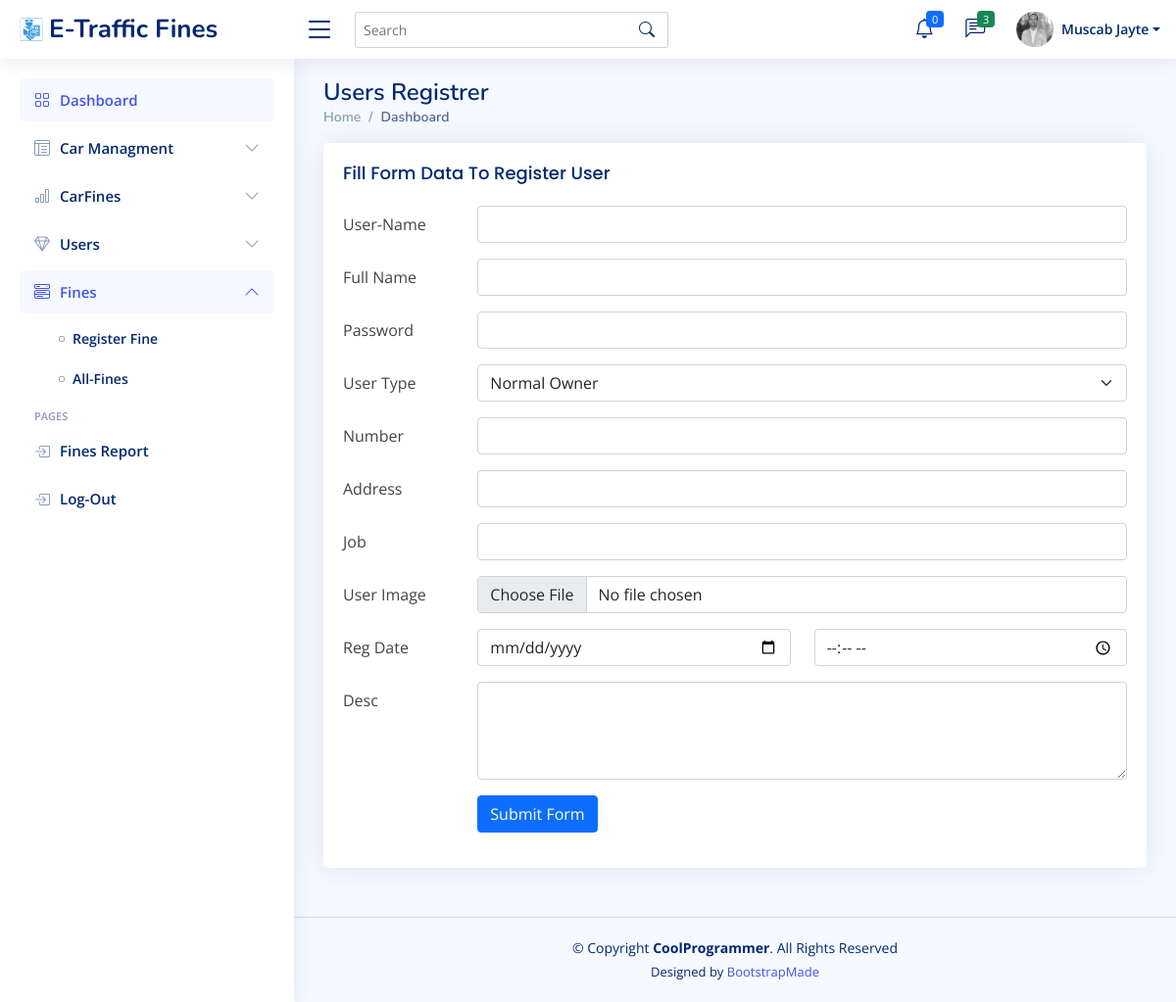
The app's page /user-reg/ (signed in) with its own data.
### api/models.py (models this page shows, shortened)
class UserProfile(models.Model):
    user=models.OneToOneField(User,on_delete=models.CASCADE)
    prfileImage=models.ImageField(upload_to='profile',null=True,blank=True)
    fullName=models.CharField(max_length=255)
    password=models.CharField(max_length=255)
    number=models.CharField(max_length=12)
    address=models.CharField(max_length=255,null=True,blank=True)
    job=models.CharField(max_length=255,null=True,blank=True)
    userType=models.CharField(max_length=20)
    dateReg=models.DateTimeField(auto_now=True)
    info=models.TextField(null=True,blank=True)

### a_system/views.py (the view)
# urls.py: path('user-reg/',views.userReg),
@login_required(login_url='/login/')
def userReg(request):
    return render(request,'reg_mang/user_reg.html')

### a_system/views.py (called while the page is built)
def userProfileInfo(request):
    print(request.user)
    if(request.user.pk==None):
        return {
            'userInfo':{}
        }
    elif(request.user.pk==null):
        return {
                'userInfo':{}
            }
    else:
        if(UserProfile.objects.filter(user=User.objects.get(pk=request.user.id)).exists()==True):
            print('exits')
            return {
                'userInfo': UserProfile.objects.get(user=User.objects.get(pk=request.user.id))
            }
        else:
            return {
                'userInfo': ''
            }

### templates/reg_mang/user_reg.html (shortened to what this page needs)
{% extends 'base.html' %}
{% block content %}
<div class="pagetitle">
    <h1>Users Registrer </h1>
    <nav>
        <ol class="breadcrumb">
            <li class="breadcrumb-item"><a href="#">Home</a></li>
            <li class="breadcrumb-item active">Dashboard</li>
        </ol>
    </nav>
</div>
<section class="section">
    <div class="row">
        <div class="col-lg-12">
            <div class="card">
                <div class="card-body">
                    <h5 class="card-title">Fill Form Data To Register User</h5>
                    <form id="userReg">
                        <div class="row mb-3">
                            <label for="inputText" class="col-sm-2 col-form-label">User-Name</label>
                            <div class="col-sm-10">
                                <input type="text" name="username" required class="form-control">
                            </div>
                        </div>
                        <div class="row mb-3">
                            <label for="inputEmail" class="col-sm-2 col-form-label">Full Name</label>
                            <div class="col-sm-10">
                                <input type="text" name="fullName" required class="form-control">
                            </div>
                        </div>
                        <div class="row mb-3">
                            <label for="inputEmail" class="col-sm-2 col-form-label">Password</label>
                            <div class="col-sm-10">
                                <input type="text" name="password" required class="form-control">
                            </div>
                        </div>
                        <div class="row mb-3">
                            <label for="inputPassword" class="col-sm-2 col-form-label">User Type</label>
                            <div class="col-sm-10">
                                <select class="form-select" name="userType" required
                                    aria-label="Default select example">
                                    <option value="Normal Owner">Normal Owner</option>
                                </select>
                            </div>
                        </div>
                        <div class="row mb-3">
                            <label for="inputNumber" class="col-sm-2 col-form-label">Number</label>
                            <div class="col-sm-10">
                                <input type="number" name='number' class="form-control">
                            </div>
                        </div>
                        <div class="row mb-3">
                            <label for="inputNumber" class="col-sm-2 col-form-label">Address</label>
                            <div class="col-sm-10">
                                <input type="User Address" name='address' class="form-control">
                            </div>
                        </div>
                        <div class="row mb-3">
                            <label for="inputNumber" class="col-sm-2 col-form-label">Job</label>
                            <div class="col-sm-10">
                                <input type="Current Job" name='job' class="form-control">
                            </div>
                        </div>
                        <div class="row mb-3">
                            <label for="inputNumber" class="col-sm-2 col-form-label">User Image</label>
                            <div class="col-sm-10">
                                <input class="form-control" type="file" name="prfileImage" id="formFile">
                            </div>
                        </div>
                        <div class="row mb-3">
                            <label for="inputDate" class="col-sm-2 col-form-label">Reg Date</label>
                            <div class="col-sm-5">
                                <input type="date" name="date" required class="form-control">
                            </div>
                            <div class="col-sm-5">
                                <input type="time" name="time" required class="form-control">
                            </div>
                        </div>
                        <div class="row mb-3">
                            <label for="inputPassword" class="col-sm-2 col-form-label">Desc</label>
                            <div class="col-sm-10">
                                <textarea class="form-control" name="info" style="height: 100px"></textarea>
                            </div>
                        </div>
                        <div class="row mb-3">
                            <label class="col-sm-2 col-form-label"> </label>
                            <div class="col-sm-10">
                                <button type="submit" class="btn btn-primary">Submit Form</button>
                            </div>
                        </div>
                    </form>
                </div>
            </div>
        </div>
    </div>
</section>
{% endblock %}

### templates/base.html (shortened to what this page needs)
{% load static %}
<!DOCTYPE html>
<html lang="en">
<head>
  <link href="{% static "vendor/bootstrap/css/bootstrap.min.css" %}" rel="stylesheet">
  <link href="{% static "vendor/bootstrap-icons/bootstrap-icons.css" %}" rel="stylesheet">
  <link href="{% static "vendor/boxicons/css/boxicons.min.css" %}" rel="stylesheet">
  <link href="{% static "vendor/quill/quill.snow.css" %}" rel="stylesheet">
  <link href="{% static "vendor/quill/quill.bubble.css" %}" rel="stylesheet">
  <link href="{% static "vendor/remixicon/remixicon.css" %}" rel="stylesheet">
  <link href="{% static "vendor/simple-datatables/style.css" %}" rel="stylesheet">
  <link href="{% static "css/style.css" %}" rel="stylesheet">
</head>
<body>
  <header id="header" class="header fixed-top d-flex align-items-center">
    <div class="d-flex align-items-center justify-content-between">
      <a href="#" class="logo d-flex align-items-center">
        <img  src="{% static "img/logo.png" %}" alt="">
        <span class="d-none d-lg-block">E-Traffic Fines</span>
      </a>
      <i class="bi bi-list toggle-sidebar-btn" ></i>
    </div>
    <div class="search-bar">
      <form class="search-form d-flex align-items-center" method="POST" action="#">
        <input type="text" name="query" placeholder="Search" title="Enter search keyword">
        <button type="submit" title="Search"><i class="bi bi-search"></i></button>
      </form>
    </div>
    <nav class="header-nav ms-auto">
      <ul class="d-flex align-items-center">
        <li class="nav-item dropdown">
          <a class="nav-link nav-icon" href="#" data-bs-toggle="dropdown">
            <i class="bi bi-bell"></i>
            <span class="badge bg-primary badge-number">0</span>
          </a>
        </li>
        <li class="nav-item dropdown">
          <a class="nav-link nav-icon" href="#" data-bs-toggle="dropdown">
            <i class="bi bi-chat-left-text"></i>
            <span class="badge bg-success badge-number">3</span>
          </a>
        </li>
        <li class="nav-item dropdown pe-3">
          <a class="nav-link nav-profile d-flex align-items-center pe-0" href="#" data-bs-toggle="dropdown">
            <img src="{{userInfo.prfileImage.url}}" alt="Profile" class="rounded-circle">
            <span class="d-none d-md-block dropdown-toggle ps-2">{{userInfo.fullName}}</span>
          </a>
        </li>
      </ul>
    </nav>
  </header>
  <aside id="sidebar" class="sidebar">
    <ul class="sidebar-nav" id="sidebar-nav">
      <li class="nav-item">
        <a class="nav-link " href="/">
          <i class="bi bi-grid"></i>
          <span>Dashboard</span>
        </a>
      </li>
      <li class="nav-item">
        <a class="nav-link collapsed" data-bs-target="#tables-nav" data-bs-toggle="collapse" href="#">
          <i class="bi bi-layout-text-window-reverse"></i><span>Car Managment</span><i class="bi bi-chevron-down ms-auto"></i>
        </a>
      </li>
      <li class="nav-item">
        <a class="nav-link collapsed" data-bs-target="#charts-nav" data-bs-toggle="collapse" href="#">
          <i class="bi bi-bar-chart"></i><span>CarFines</span><i class="bi bi-chevron-down ms-auto"></i>
        </a>
          </li>
        </ul>
      <li class="nav-item">
        <a class="nav-link collapsed" data-bs-target="#icons-nav" data-bs-toggle="collapse" href="#">
          <i class="bi bi-gem"></i><span>Users</span><i class="bi bi-chevron-down ms-auto"></i>
        </a>
      </li>
      <li class="nav-item">
        <a class="nav-link " data-bs-target="#components-nav" data-bs-toggle="collapse" href="#">
          <i class="bi bi-menu-button-wide"></i><span>Fines</span><i class="bi bi-chevron-down ms-auto"></i>
        </a>
        <ul id="components-nav" class="nav-content collapse show" data-bs-parent="#sidebar-nav">
          <li>
            <a href="/fine-reg/">
              <i class="bi bi-circle"></i><span>Register Fine</span>
            </a>
          </li>
          <li>
            <a href="/all_reg_fines/">
              <i class="bi bi-circle"></i><span>All-Fines</span>
            </a>
          </li>
        </ul>
      </li>
      <li class="nav-heading">Pages</li>
      <li class="nav-item">
        <a class="nav-link collapsed" href="/fines_report/">
          <i class="bi bi-box-arrow-in-right"></i>
          <span>Fines Report</span>
        </a>
      </li>
      <li class="nav-item">
        <a class="nav-link collapsed" href="/logout/">
          <i class="bi bi-box-arrow-in-right"></i>
          <span>Log-Out</span>
        </a>
      </li>
  </aside>
  <main id="main" class="main">
    {% block content %}
    {% endblock %}
  </main>
  <footer id="footer" class="footer">
    <div class="copyright">
      &copy; Copyright <strong><span>CoolProgrammer</span></strong>. All Rights Reserved
    </div>
    <div class="credits">
      Designed by <a href="#">BootstrapMade</a>
    </div>
  </footer>
</body>
</html>

### static/css/style.css (style rules this page uses)
:root { scroll-behavior: smooth; }
body { font-family: "Open Sans", sans-serif; background: #f6f9ff; color: #444444; }
a { color: #4154f1; text-decoration: none; }
h1, h2, h3, h4, h5, h6 { font-family: "Nunito", sans-serif; }
#main { margin-top: 60px; padding: 20px 30px; transition: all 0.3s; }
.pagetitle { margin-bottom: 10px; }
.pagetitle h1 { font-size: 24px; margin-bottom: 0; font-weight: 600; color: #012970; }
.card { margin-bottom: 30px; border: none; border-radius: 5px; box-shadow: 0px 0 30px rgba(1, 41, 112, 0.1); }
.card-title { padding: 20px 0 15px 0; font-size: 18px; font-weight: 500; color: #012970; font-family: "Poppins", sans-serif; }
.card-body { padding: 0 20px 20px 20px; }
.breadcrumb { font-size: 14px; font-family: "Nunito", sans-serif; color: #899bbd; font-weight: 600; }
.breadcrumb a { color: #899bbd; transition: 0.3s; }
.breadcrumb .breadcrumb-item::before { color: #899bbd; }
.breadcrumb .active { color: #51678f; font-weight: 600; }
.logo { line-height: 1; }
@media (min-width: 1200px) { .logo { width: 280px; } }
.logo img { max-height: 26px; margin-right: 6px; }
.logo span { font-size: 26px; font-weight: 700; color: #012970; font-family: "Nunito", sans-serif; }
.header { transition: all 0.5s; z-index: 997; height: 60px; box-shadow: 0px 2px 20px rgba(1, 41, 112, 0.1); background-color: #fff; padding-left: 20px; }
.header .toggle-sidebar-btn { font-size: 32px; padding-left: 10px; cursor: pointer; color: #012970; }
.header .search-bar { min-width: 360px; padding: 0 20px; }
.header .search-form { width: 100%; }
.header .search-form input { border: 0; font-size: 14px; color: #012970; border: 1px solid rgba(1, 41, 112, 0.2); padding: 7px 38px 7px 8px; border-radius: 3px; transition: 0.3s; width: 100%; }
.header .search-form button { border: 0; padding: 0; margin-left: -30px; background: none; }
.header .search-form button i { color: #012970; }
.header-nav ul { list-style: none; }
.header-nav > ul { margin: 0; padding: 0; }
.header-nav .nav-icon { font-size: 20px; color: #012970; }
.header-nav .nav-profile { color: #012970; }
.header-nav .nav-profile img { max-height: 36px; }
.header-nav .nav-profile span { font-size: 14px; font-weight: 600; }
.header-nav .badge-number { position: absolute; inset: 4px 6px auto auto; font-weight: normal; font-size: 11px; padding: 3px 6px; }
.sidebar { position: fixed; top: 60px; left: 0; bottom: 0; width: 300px; z-index: 996; transition: all 0.3s; padding: 20px; overflow-y: auto; scrollbar-width: thin; scrollbar-color: #aab7cf transparent; box-shadow: 0px 0px 20px rgba(1, 41, 112, 0.1); background-color: #fff; }
@media (min-width: 1200px) { #main, #footer { margin-left: 300px; } }
.sidebar-nav { padding: 0; margin: 0; list-style: none; }
.sidebar-nav li { padding: 0; margin: 0; list-style: none; }
.sidebar-nav .nav-item { margin-bottom: 5px; }
.sidebar-nav .nav-heading { font-size: 11px; text-transform: uppercase; color: #899bbd; font-weight: 600; margin: 10px 0 5px 15px; }
.sidebar-nav .nav-link { display: flex; align-items: center; font-size: 15px; font-weight: 600; color: #4154f1; transition: 0.3; background: #f6f9ff; padding: 10px 15px; border-radius: 4px; }
.sidebar-nav .nav-link i { font-size: 16px; margin-right: 10px; color: #4154f1; }
.sidebar-nav .nav-link.collapsed { color: #012970; background: #fff; }
.sidebar-nav .nav-link.collapsed i { color: #899bbd; }
.sidebar-nav .nav-link .bi-chevron-down { margin-right: 0; transition: transform 0.2s ease-in-out; }
.sidebar-nav .nav-link:not(.collapsed) .bi-chevron-down { transform: rotate(180deg); }
.sidebar-nav .nav-content { padding: 5px 0 0 0; margin: 0; list-style: none; }
.sidebar-nav .nav-content a { display: flex; align-items: center; font-size: 14px; font-weight: 600; color: #012970; transition: 0.3; padding: 10px 0 10px 40px; transition: 0.3s; }
.sidebar-nav .nav-content a i { font-size: 6px; margin-right: 8px; line-height: 0; border-radius: 50%; }
.footer { padding: 20px 0; font-size: 14px; transition: all 0.3s; border-top: 1px solid #cddfff; }
.footer .copyright { text-align: center; color: #012970; }
.footer .credits { padding-top: 5px; text-align: center; font-size: 13px; color: #012970; }

### records on screen
UserProfile: prfileImage (picture), fullName "Muscab Jayte"
